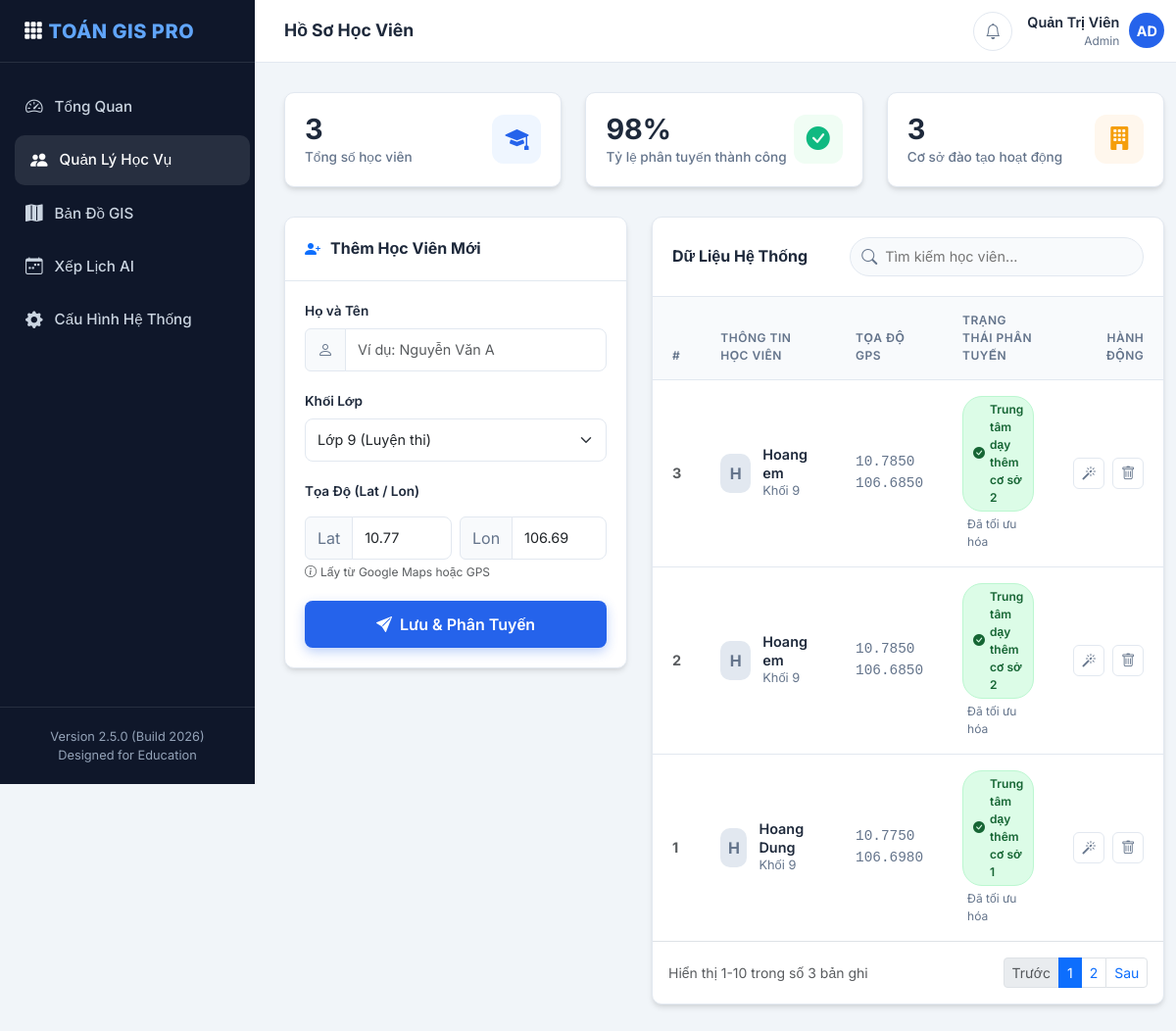
The app's page /quan-ly/ with its own data.
### quan_ly_hoc_vu/models.py (models this page shows, shortened)
class HocVien(models.Model):
    ten = models.CharField(max_length=100)
    dia_chi = models.CharField(max_length=255, null=True, blank=True)
    khoi_lop = models.IntegerField(choices=[(6, 'Lớp 6'), (8, 'Lớp 8'), (9, 'Lớp 9')])
    lat = models.FloatField(default=0.0)
    lon = models.FloatField(default=0.0)
    co_so_gan_nhat = models.ForeignKey(CoSo, on_delete=models.SET_NULL, null=True, blank=True)

class CoSo(models.Model):
    ten = models.CharField(max_length=100)
    dia_chi = models.CharField(max_length=255, null=True, blank=True)
    lat = models.FloatField(default=0.0)
    lon = models.FloatField(default=0.0)
    hinh_anh = models.ImageField(upload_to='co_so/', null=True, blank=True)

### quan_ly_hoc_vu/views.py (the view, shortened to what this page needs)
# urls.py: path('quan-ly/', views.quan_ly_page, name='quan_ly_page'),
def quan_ly_page(request):
    return render(request, 'quan_ly.html', {'danh_sach': HocVien.objects.all().order_by('-id')})

### quan_ly_hoc_vu/templates/quan_ly.html (shortened to what this page needs)
<!DOCTYPE html>
<html lang="vi">
<head>
    <link href="https://cdn.jsdelivr.net/npm/bootstrap@5.3.0/dist/css/bootstrap.min.css" rel="stylesheet">
    <link rel="stylesheet" href="https://cdn.jsdelivr.net/npm/bootstrap-icons@1.11.1/font/bootstrap-icons.css">
</head>
<body>
    <div class="wrapper">
        <aside class="sidebar">
            <a href="/" class="sidebar-brand text-decoration-none text-white">
                <i class="bi bi-grid-3x3-gap-fill"></i>
                <span>TOÁN GIS PRO</span>
            </a>
            <nav class="sidebar-menu">
                <a href="/" class="menu-item">
                    <i class="bi bi-speedometer2"></i> Tổng Quan
                </a>
                <a href="/quan-ly/" class="menu-item active">
                    <i class="bi bi-people-fill"></i> Quản Lý Học Vụ
                </a>
                <a href="/hoc-vien-moi/" class="menu-item">
                    <i class="bi bi-map-fill"></i> Bản Đồ GIS
                </a>
                <a href="/xep-lich/" class="menu-item">
                    <i class="bi bi-calendar-week"></i> Xếp Lịch AI
                </a>
                <a href="/admin/" class="menu-item">
                    <i class="bi bi-gear-fill"></i> Cấu Hình Hệ Thống
                </a>
            </nav>
            <div class="sidebar-footer">
                Version 2.5.0 (Build 2026)<br>Designed for Education
            </div>
        </aside>
        <div class="main-content">
            <header class="top-header">
                <div class="page-title">Hồ Sơ Học Viên</div>
                <div class="header-actions">
                    <div class="btn-icon" title="Thông báo">
                        <i class="bi bi-bell"></i>
                    </div>
                    <div class="user-profile">
                        <div class="text-end d-none d-sm-block">
                            <div style="font-weight: 600; font-size: 0.9rem;">Quản Trị Viên</div>
                            <div style="font-size: 0.75rem; color: var(--text-muted);">Admin</div>
                        </div>
                        <div class="avatar">AD</div>
                    </div>
                </div>
            </header>
            <div class="stats-container">
                <div class="row g-4">
                    <div class="col-md-4">
                        <div class="stat-card">
                            <div class="stat-info">
                                <h3>{{ danh_sach.count }}</h3>
                                <p>Tổng số học viên</p>
                            </div>
                            <div class="stat-icon-wrapper bg-blue-light">
                                <i class="bi bi-mortarboard-fill"></i>
                            </div>
                        </div>
                    </div>
                    <div class="col-md-4">
                        <div class="stat-card">
                            <div class="stat-info">
                                <h3>98%</h3>
                                <p>Tỷ lệ phân tuyến thành công</p>
                            </div>
                            <div class="stat-icon-wrapper bg-green-light">
                                <i class="bi bi-check-circle-fill"></i>
                            </div>
                        </div>
                    </div>
                    <div class="col-md-4">
                        <div class="stat-card">
                            <div class="stat-info">
                                <h3>3</h3>
                                <p>Cơ sở đào tạo hoạt động</p>
                            </div>
                            <div class="stat-icon-wrapper bg-orange-light">
                                <i class="bi bi-building-fill"></i>
                            </div>
                        </div>
                    </div>
                </div>
            </div>
            <div class="content-grid">
                <div class="form-column">
                    <div class="form-panel">
                        <div class="panel-header">
                            <i class="bi bi-person-plus-fill text-primary"></i>
                            <h5>Thêm Học Viên Mới</h5>
                        </div>
                        <div class="panel-body">
                            <form method="POST">
                                <div class="form-group">
                                    <label class="form-label">Họ và Tên</label>
                                    <div class="input-group">
                                        <span class="input-group-text"><i class="bi bi-person"></i></span>
                                        <input type="text" name="ten" class="form-control" placeholder="Ví dụ: Nguyễn Văn A" required>
                                    </div>
                                </div>
                                <div class="form-group">
                                    <label class="form-label">Khối Lớp</label>
                                    <select name="khoi_lop" class="form-select">
                                        <option value="9" selected>Lớp 9 (Luyện thi)</option>
                                    </select>
                                </div>
                                <div class="row g-2 form-group">
                                    <label class="form-label">Tọa Độ (Lat / Lon)</label>
                                    <div class="col-6">
                                        <div class="input-group">
                                            <span class="input-group-text text-xs">Lat</span>
                                            <input type="number" step="any" name="lat" class="form-control" value="10.77" placeholder="10.xxx">
                                        </div>
                                    </div>
                                    <div class="col-6">
                                        <div class="input-group">
                                            <span class="input-group-text text-xs">Lon</span>
                                            <input type="number" step="any" name="lon" class="form-control" value="106.69" placeholder="106.xxx">
                                        </div>
                                    </div>
                                    <small class="text-muted mt-1" style="font-size: 0.75rem">
                                        <i class="bi bi-info-circle me-1"></i>Lấy từ Google Maps hoặc GPS
                                    </small>
                                </div>
                                <button type="submit" class="btn-submit">
                                    <i class="bi bi-send-fill"></i> Lưu & Phân Tuyến
                                </button>
                            </form>
                        </div>
                    </div>
                </div>
                <div class="table-column">
                    <div class="table-panel">
                        <div class="table-header">
                            <h5 class="m-0 fw-bold fs-6">Dữ Liệu Hệ Thống</h5>
                            <div class="search-bar">
                                <i class="bi bi-search"></i>
                                <input type="text" id="searchInput" placeholder="Tìm kiếm học viên..." onkeyup="filterTable()">
                            </div>
                        </div>
                        <div class="table-responsive">
                            <table class="table table-custom" id="studentTable">
                                <thead>
                                    <tr>
                                        <th style="width: 50px;">#</th>
                                        <th>Thông Tin Học Viên</th>
                                        <th>Tọa Độ GPS</th>
                                        <th>Trạng Thái Phân Tuyến</th>
                                        <th class="text-end">Hành Động</th>
                                    </tr>
                                </thead>
                                <tbody>
                                    {% for hv in danh_sach %}
                                    <tr>
                                        <td class="text-muted fw-bold">{{ hv.id }}</td>
                                        <td>
                                            <div class="user-cell">
                                                <div class="user-avatar-sm">{{ hv.ten|slice:":1" }}</div>
                                                <div class="user-meta">
                                                    <div class="user-name">{{ hv.ten }}</div>
                                                    <div class="user-sub">Khối {{ hv.khoi_lop }}</div>
                                                </div>
                                            </div>
                                        </td>
                                        <td style="font-family: monospace; color: var(--text-muted);">
                                            {{ hv.lat|stringformat:".4f" }} <br>
                                            {{ hv.lon|stringformat:".4f" }}
                                        </td>
                                        <td>
                                            {% if hv.co_so_gan_nhat %}
                                                <div class="status-badge badge-success">
                                                    <i class="bi bi-check-circle-fill"></i>
                                                    {{ hv.co_so_gan_nhat.ten }}
                                                </div>
                                                <div style="font-size: 0.75rem; color: var(--text-muted); margin-top: 4px; margin-left: 5px;">
                                                    Đã tối ưu hóa
                                                </div>
                                            {% else %}
                                                <div class="status-badge badge-danger">
                                                    <i class="bi bi-exclamation-circle-fill"></i>
                                                    Chưa xếp lớp
                                                </div>
                                            {% endif %}
                                        </td>
                                        <td>
                                            <div class="action-btns justify-content-end">
                                                <a href="/chay-gis/{{ hv.id }}/" class="btn-action btn-gis" title="Chạy lại thuật toán GIS">
                                                    <i class="bi bi-magic"></i>
                                                </a>
                                                <a href="/xoa-hoc-vien/{{ hv.id }}/" class="btn-action btn-delete" onclick="return confirm('Xóa dữ liệu này? Hành động không thể hoàn tác.')" title="Xóa hồ sơ">
                                                    <i class="bi bi-trash"></i>
                                                </a>
                                            </div>
                                        </td>
                                    </tr>
                                    {% endfor %}
                                </tbody>
                            </table>
                        </div>
                        <div class="p-3 border-top d-flex justify-content-between align-items-center">
                            <span class="text-muted small">Hiển thị 1-10 trong số {{ danh_sach.count }} bản ghi</span>
                            <nav>
                                <ul class="pagination pagination-sm m-0">
                                    <li class="page-item disabled"><a class="page-link" href="#">Trước</a></li>
                                    <li class="page-item active"><a class="page-link" href="#">1</a></li>
                                    <li class="page-item"><a class="page-link" href="#">2</a></li>
                                    <li class="page-item"><a class="page-link" href="#">Sau</a></li>
                                </ul>
                            </nav>
                        </div>
                    </div>
                </div>
            </div>
        </div>
    </div>
</body>
</html>

### records on screen
HocVien: id "3", ten "H", ten "Hoang em", khoi_lop "9", lat "10.7850", lon "106.6850", co_so_gan_nhat.ten "Trung tâm dạy thêm cơ sở 2"
HocVien: id "2", ten "H", ten "Hoang em", khoi_lop "9", lat "10.7850", lon "106.6850", co_so_gan_nhat.ten "Trung tâm dạy thêm cơ sở 2"
HocVien: id "1", ten "H", ten "Hoang Dung", khoi_lop "9", lat "10.7750", lon "106.6980", co_so_gan_nhat.ten "Trung tâm dạy thêm cơ sở 1"

### other values on screen
{{ danh_sach.count }} "3"
